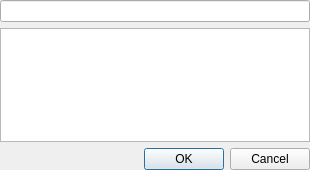
<?xml version="1.0" encoding="UTF-8"?>
<ui version="4.0">
 <class>ChooseTab</class>
 <widget class="QDialog" name="ChooseTab">
  <property name="geometry">
   <rect>
    <x>0</x>
    <y>0</y>
    <width>310</width>
    <height>170</height>
   </rect>
  </property>
  <property name="windowTitle">
   <string>Dialog</string>
  </property>
  <layout class="QVBoxLayout" name="verticalLayout">
   <property name="margin">
    <number>0</number>
   </property>
   <item>
    <widget class="QLineEdit" name="lineEdit"/>
   </item>
   <item>
    <widget class="QListView" name="listView"/>
   </item>
   <item>
    <layout class="QHBoxLayout" name="horizontalLayout">
     <item>
      <spacer name="horizontalSpacer">
       <property name="orientation">
        <enum>Qt::Horizontal</enum>
       </property>
       <property name="sizeHint" stdset="0">
        <size>
         <width>40</width>
         <height>20</height>
        </size>
       </property>
      </spacer>
     </item>
     <item>
      <widget class="QPushButton" name="pushOpen">
       <property name="text">
        <string>OK</string>
       </property>
       <property name="default">
        <bool>true</bool>
       </property>
      </widget>
     </item>
     <item>
      <widget class="QPushButton" name="pushCancel">
       <property name="text">
        <string>Cancel</string>
       </property>
      </widget>
     </item>
    </layout>
   </item>
  </layout>
 </widget>
 <resources/>
 <connections/>
</ui>
